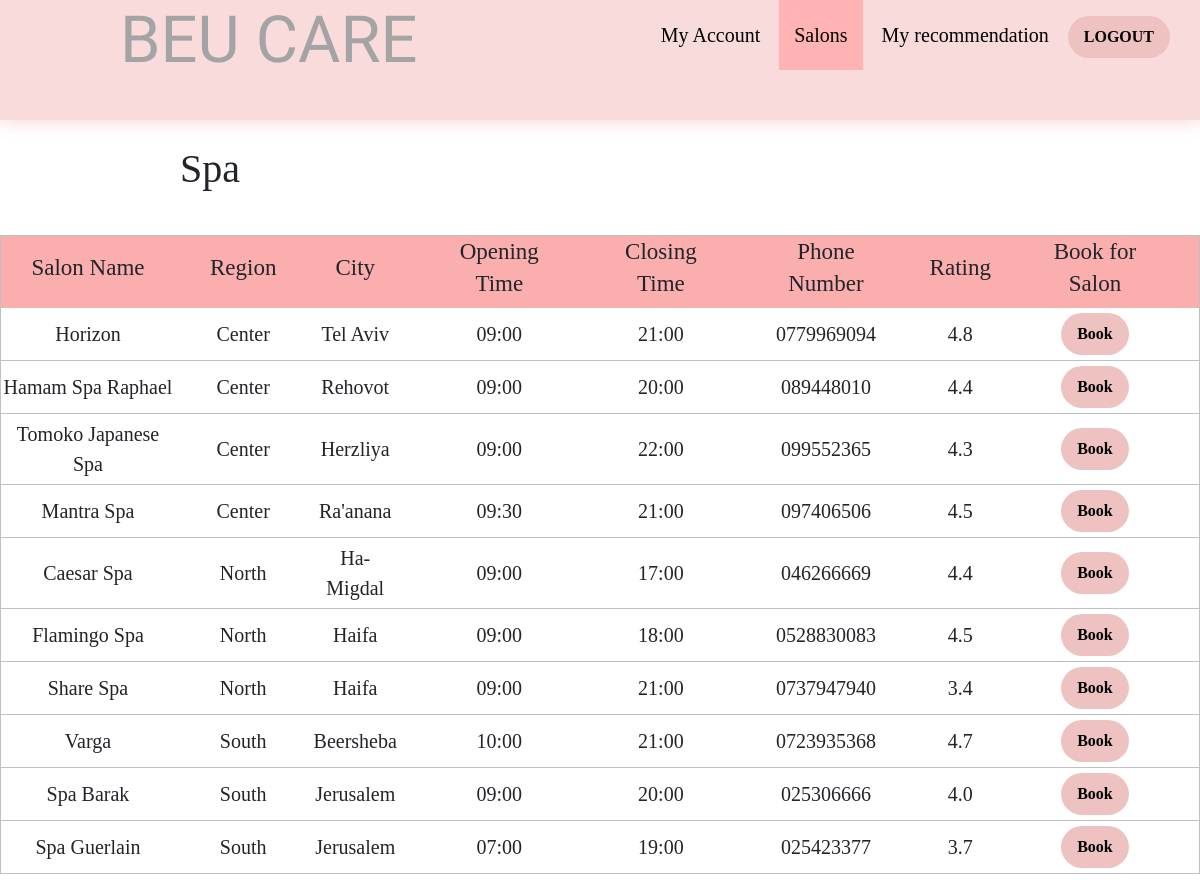
The page /Mysalon-project/Spasalon.php on the database its author committed.
### tables this page shows
CREATE TABLE `salon` (
  `SalonID` int(11) NOT NULL,
  `SalonName` varchar(45) NOT NULL,
  `ServiceId` int(11) NOT NULL,
  `Region` varchar(45) NOT NULL,
  `City` varchar(60) NOT NULL,
  `OpeningTIme` time(2) NOT NULL,
  `ClosingTime` time(2) NOT NULL,
  `Rating` decimal(10,1) DEFAULT NULL,
  `Phonenumber` varchar(45) NOT NULL
);

### Mysalon-project/Spasalon.php (the view, shortened to what this page needs)
<!DOCTYPE html>
<html lang="en">
<head>
    <link rel="stylesheet" href="https://cdn.jsdelivr.net/npm/bootstrap@4.0.0/dist/css/bootstrap.min.css">
</head>
<body >
<nav>
         <label class="logo">BEU CARE</label>
         <ul>
         <li><a  href="customerpage.php">My Account</a></li>
            <li>
               <a class="active" href="#">Salons
               </a>
            </li>
            <li><a href="recommed-form.php"  style='color:black; text-decoration:none;'>My recommendation</a></li>
            <button ><a href="logout.php" style='color:black; text-decoration:none;'>LOGOUT</a> </button>
         </ul>
      </nav>
    <h1>Spa</h1>
    <br>
    <table class="content-table" >
        <thead>
            <tr>
                <th><h2>Salon Name</h2>  </th>
                <th> <h2>Region</h2> </th>
                <th> <h2>City</h2> </th>
                <th> <h2>Opening Time</h2> </th>
                <th> <h2>Closing Time</h2> </th>
                <th> <h2>Phone Number</h2> </th>
                <th> <h2>Rating</h2> </th>
                <th> <h2>Book for Salon</h2> </th>
            </tr>
        </thead>
         <tbody>
        <?php
          $servername="localhost";
          $username="root";
          $password="";
          $database="projectsalons";
          $connection=new mysqli($servername,$username,$password,$database,3307);
        $sql="SELECT SalonName,Region,City,SalonID,
        cast(OpeningTime as varchar(5)) as OpeningTime,cast(ClosingTime as varchar(5)) AS ClosingTime,Phonenumber,Rating  FROM salon WHERE ServiceId =4";
        $result=$connection->query($sql);
        while($row=$result->fetch_assoc()){
          $salon_id=$row['SalonID'];
        echo "<tr>
        <td>" .$row["SalonName"] ."</td>
        <td>" .$row["Region"] ."</td>
        <td>" .$row["City"] ."</td>
        <td>" .$row["OpeningTime"] ."</td>
        <td>" .$row["ClosingTime"] ."</td>
        <td>" .$row["Phonenumber"] ."</td>
        <td>" .$row["Rating"] ."</td>
        <td><button><a href='bookingpage.php?u_id=$salon_id' style='color:black; text-decoration:none;'>Book</a></button></td>
     </tr>";
}
?>
</tbody>
</table>
</body>
</html>

### Mysalon-project/Spasalon.php (style rules this page uses)
.content-table { border-collapse:collapse; margin: 10px 0; font-size:1.23em; min-width: 500px; margin-left:5px; border:1px solid #C0C0C0; margin-left: auto; margin-right: auto; }
.content-table thead tr { background-color:#FAAEAE; text-align:left; }
.content-table tbody tr { border-bottom: 1px solid #C0C0C0; }
h2 { font-family: Lato-Bold; font-size: 23px; line-height: 1.4; padding-right:35px; }
.content-table tbody td { font-family: Lato-Bold; font-size: 20px; padding-right:35px; }
h1 { padding-top:25px; padding-left:180px; }
tr { text-align: center; }
td { padding-top:5px; padding-bottom:5px; }
button { display: inline-block; outline: 0; border: 0; cursor: pointer; background-color:#EFC2C2; border-radius: 60px; padding: 8px 16px; font-size: 16px; font-weight: 700; color: black; line-height: 26px; }
* { margin: 0; padding: 0; list-style: none; text-decoration: none; }
body { user-select: none; font-family: montserrat; }
nav .logo { color: #A4A4A4; font-size: 65px; line-height: 80px; padding: 0 120px; font-family: 'Mouse Memoirs', sans-serif; }
nav { height: 70px; box-shadow: 0 3px 15px #fadbdb; background: #fadbdb; height: 120px; width: 100%; padding: auto; }
nav ul { float: right; margin-right: 30px; }
nav ul li { display: inline-block; }
nav ul li a { color:black; text-decoration:none; display: block; padding: 0 15px; line-height: 70px; font-size: 20px; background: #fadbdb; transition: .5s; }
nav ul li a:hover, nav ul li a.active { background: #FFB3B3; transition: .5s; text-decoration:none; }
h2 { text-align: center; }

### rows shown on the page
salon: SalonName "Horizon", Region "Center", City "Tel Aviv", OpeningTime "09:00", ClosingTime "21:00", Phonenumber "0779969094", Rating "4.8"
salon: SalonName "Hamam Spa Raphael", Region "Center", City "Rehovot", OpeningTime "09:00", ClosingTime "20:00", Phonenumber "089448010", Rating "4.4"
salon: SalonName "Tomoko Japanese Spa", Region "Center", City "Herzliya", OpeningTime "09:00", ClosingTime "22:00", Phonenumber "099552365", Rating "4.3"
salon: SalonName "Mantra Spa", Region "Center", City "Ra'anana", OpeningTime "09:30", ClosingTime "21:00", Phonenumber "097406506", Rating "4.5"
salon: SalonName "Caesar Spa", Region "North", City "Ha-Migdal", OpeningTime "09:00", ClosingTime "17:00", Phonenumber "046266669", Rating "4.4"
salon: SalonName "Flamingo Spa", Region "North", City "Haifa", OpeningTime "09:00", ClosingTime "18:00", Phonenumber "0528830083", Rating "4.5"
salon: SalonName "Share Spa", Region "North", City "Haifa", OpeningTime "09:00", ClosingTime "21:00", Phonenumber "0737947940", Rating "3.4"
salon: SalonName "Varga", Region "South", City "Beersheba", OpeningTime "10:00", ClosingTime "21:00", Phonenumber "0723935368", Rating "4.7"
salon: SalonName "Spa Barak", Region "South", City "Jerusalem", OpeningTime "09:00", ClosingTime "20:00", Phonenumber "025306666", Rating "4.0"
salon: SalonName "Spa Guerlain", Region "South", City "Jerusalem", OpeningTime "07:00", ClosingTime "19:00", Phonenumber "025423377", Rating "3.7"
